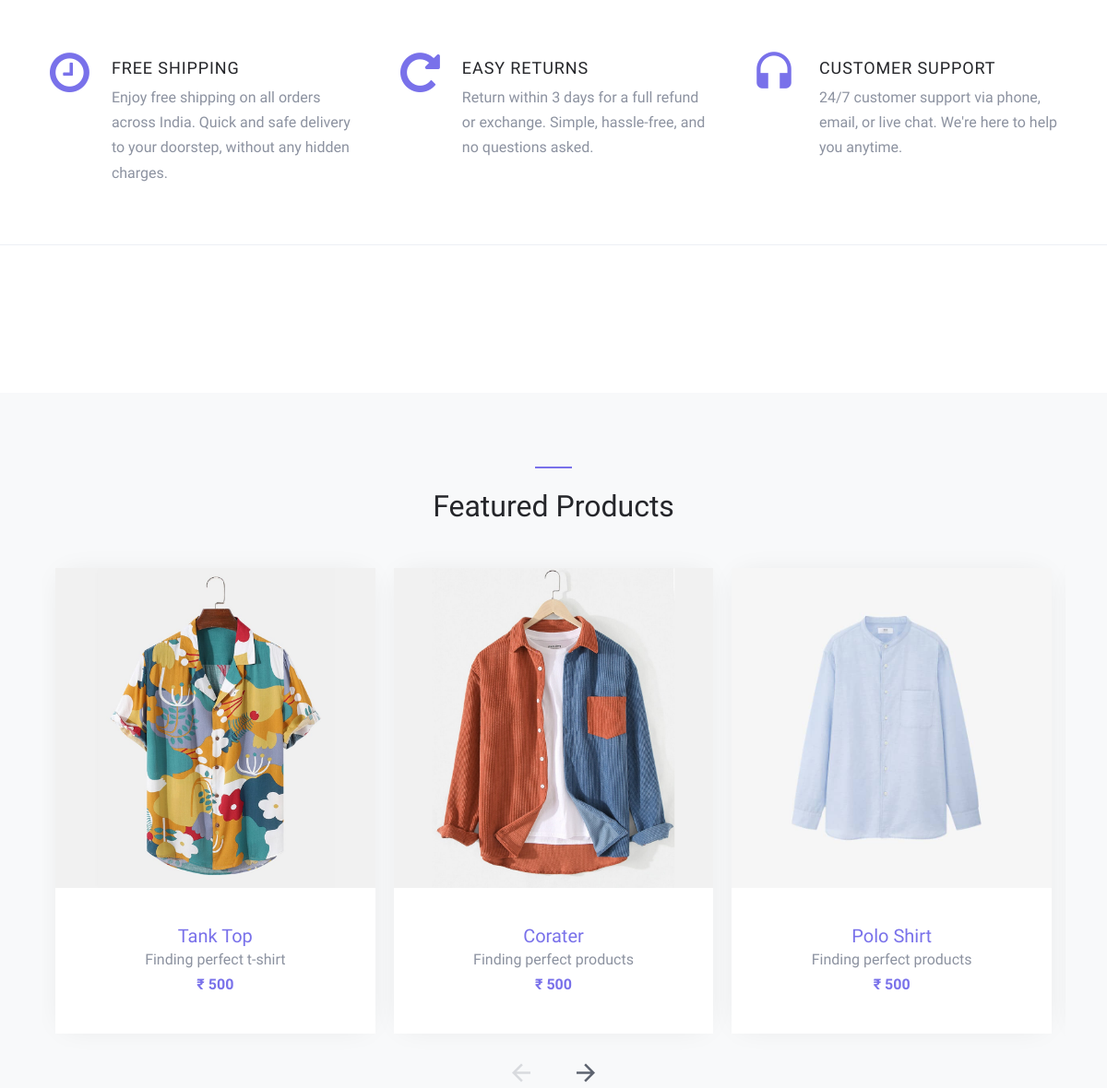
The app's page /pages/index.php (middle part), older data.
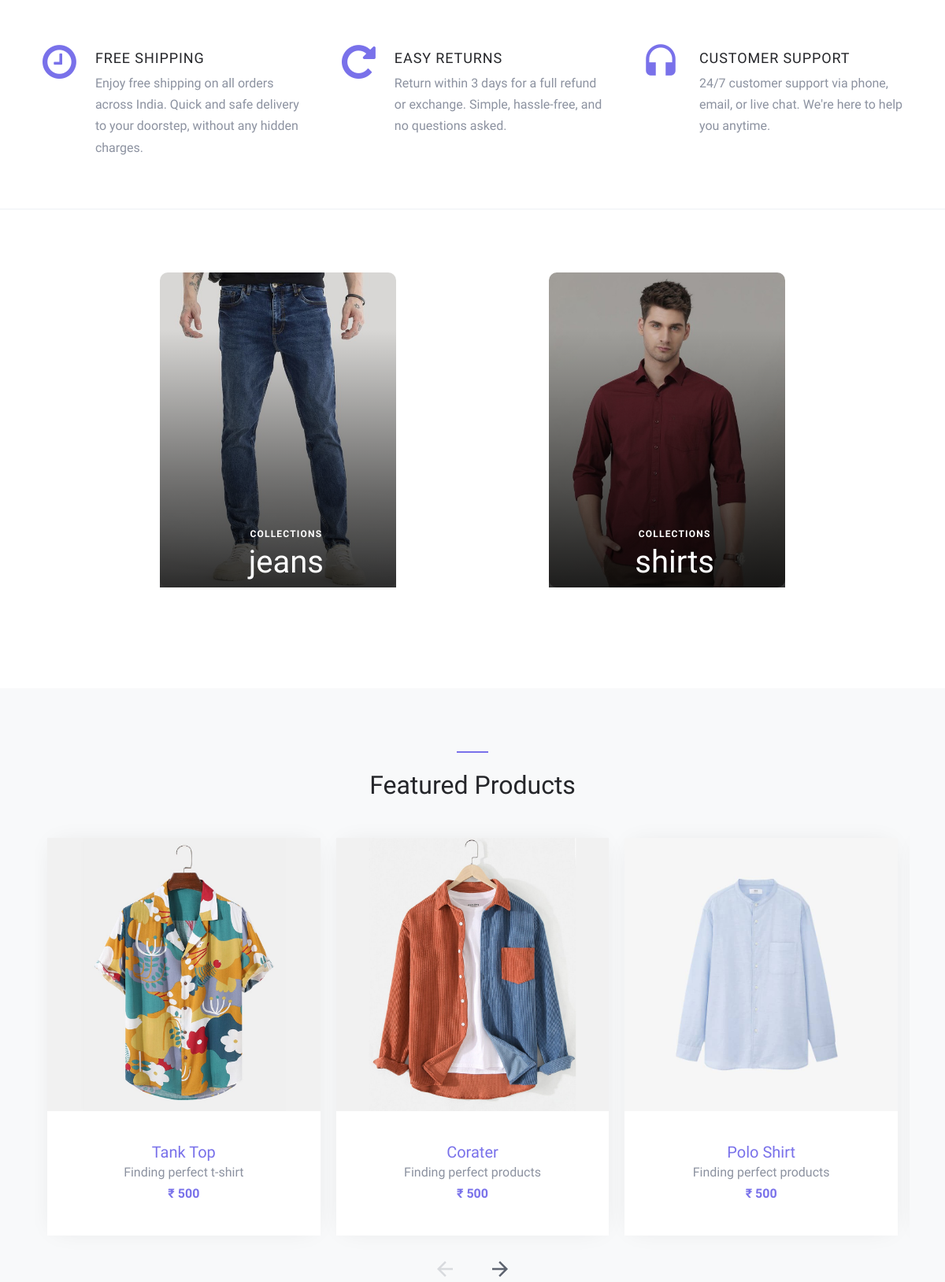
The same page, newer data.
### tables this page shows
CREATE TABLE `product_sub_category` (
  `sub_category_id` int(5) NOT NULL,
  `category_id` int(5) NOT NULL,
  `sub_category_name` varchar(50) NOT NULL,
  `sub_category_image` varchar(255) NOT NULL,
  `date` date NOT NULL,
  `is_deleted` tinyint(1) DEFAULT 0
);

### pages/include/categories.php (the view, shortened to what this page needs)
<?php
include_once("../connection.php");
?>
<div class="site-section site-blocks-2" id="categories">
    <div class="container">
        <div style="display: flex; align-items: center; justify-content: space-evenly; flex-wrap: wrap;">
            <?php
            $category = "SELECT * FROM `product_sub_category` WHERE `is_deleted` = 0";
            $category_query = mysqli_query($conn, $category);
            if (mysqli_num_rows($category_query) > 0) {
                while ($fetched_data = mysqli_fetch_assoc($category_query)) {
            ?>
                    <div class="col-sm-12 col-md-6  col-lg-4 mb-5" style="display: flex; justify-content: center;">
                        <a class="block-2-item" href="#" style="display: block; width: 100%; max-width: 300px;">
                            <figure class="image" style="overflow: hidden; border-radius: 10px;">
                                <img src="../admin/uploaded_images/category/<?php echo $fetched_data['sub_category_image']; ?>" alt="category image not load" class="img-fluid" style="width: 100%; height: auto;">
                            </figure>
                            <div class="text" style="text-align: center; margin-top: 12px;">
                                <span class="text-uppercase">Collections</span>
                                <h3><?php echo $fetched_data['sub_category_name']; ?></h3>
                            </div>
                        </a>
                    </div>
            <?php
                }
            }
            ?>
        </div>
    </div>
</div>

Row changes from the older to the newer data that the page shows:
added product_sub_category: sub_category_image (picture), sub_category_name "jeans"
added product_sub_category: sub_category_image (picture), sub_category_name "shirts"
